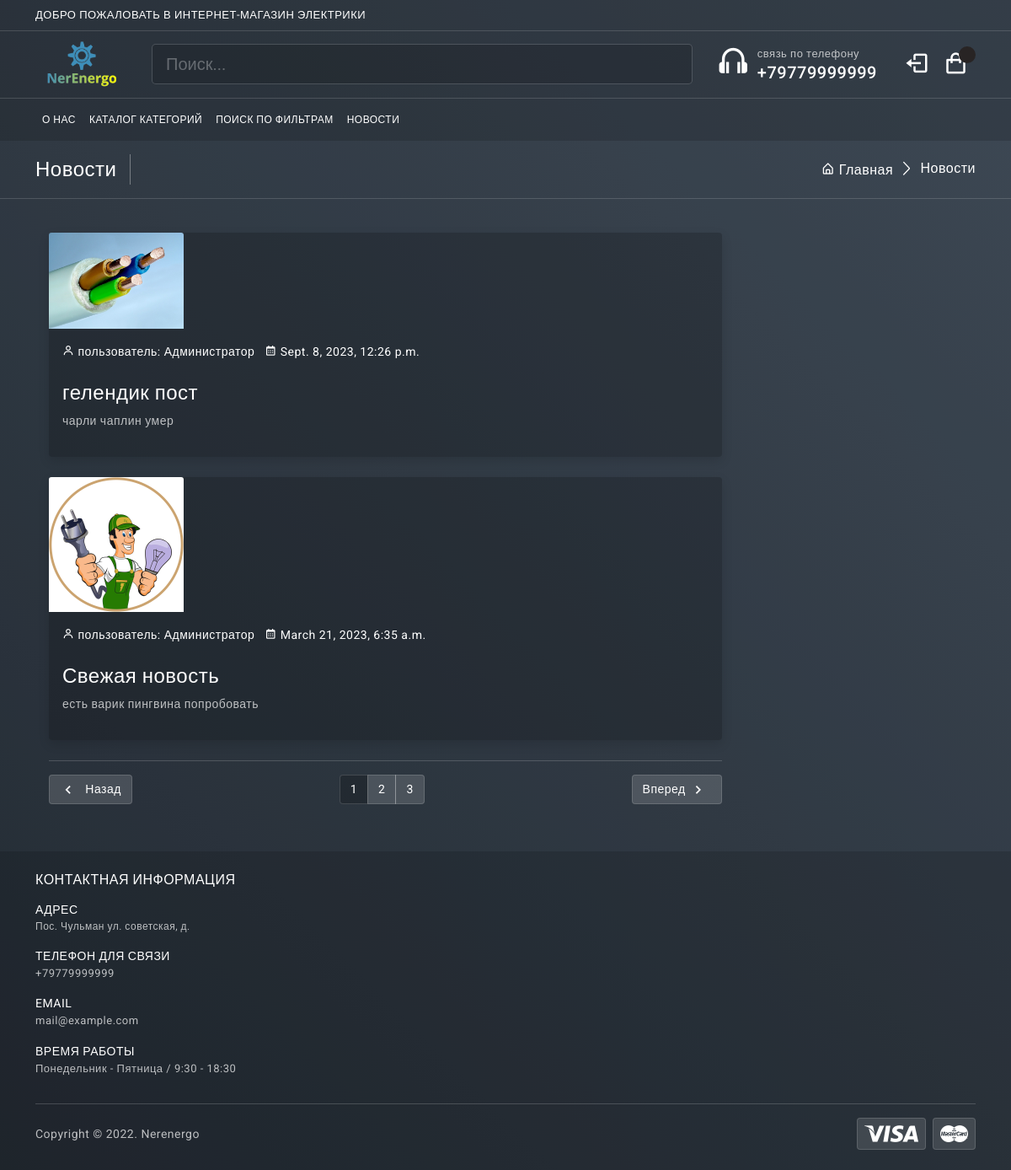
/blog (signed in), run on the app's committed database.
### accounts/models.py (models this page shows, shortened)
class Account(AbstractBaseUser):
    first_name = models.CharField(max_length=50)
    last_name = models.CharField(max_length=50)
    username = models.CharField(max_length=50, unique=True)
    email = models.EmailField(max_length=100, unique=True)
    Phone_number = models.CharField(max_length=50)
    is_admin = models.BooleanField(default=False)
    is_staff = models.BooleanField(default=False)
    is_active = models.BooleanField(default=False)
    is_superadmin = models.BooleanField(default=False)
    date_joined_for_format = models.DateTimeField(auto_now_add=True)
    last_login_for_format  = models.DateTimeField(auto_now_add=True)
    USERNAME_FIELD = 'email'
    REQUIRED_FIELDS = ['username', 'first_name', 'last_name']
    objects = AccountManger()

### mainapp/models.py (models this page shows, shortened)
class News(models.Model): #модель для написания постов на главное странице
	title = models.CharField(max_length=255, verbose_name='Наименование новости')
	image = models.ImageField(verbose_name='Изображение')
	description = models.TextField(verbose_name='текст новости', null=True)
	date_created = models.DateTimeField(auto_now_add = True)
	class Meta:
		verbose_name = 'Пост'
		verbose_name_plural = 'Посты'

### mainapp/views.py (the view)
# urls.py: path('blog', views.getnews, name='blog'),
def getnews(request):
    news_post = News.objects.all() [::-1]
    paginator = Paginator(news_post, 2)
    page = request.GET.get('page')
    paged_products = paginator.get_page(page)
    context = {
        'news_post' : news_post,
        'paged_products': paged_products
    }
    return render(request, 'mainapp/blog.html', context)

### mainapp/templates/mainapp/blog.html
{% extends 'mainapp/index.html' %}
{% block content %}
				<section class="py-3 border-bottom d-none d-md-flex">
					<div class="container">
						<div class="page-breadcrumb d-flex align-items-center">
							<div class="breadcrumb-title pe-3">Новости</div>
							<div class="ms-auto">
								<nav aria-label="breadcrumb">
									<ol class="breadcrumb mb-0 p-0">
										<li class="breadcrumb-item"><a href="{% url 'mainapp:index.html' %}"><i class="bx bx-home-alt"></i> Главная</a>
										</li>
										<li class="breadcrumb-item"><a href="javascript:;">Новости</a>
										</li>
									</ol>
								</nav>
							</div>
						</div>
					</div>
				</section>
				<section class="py-4">
					<div class="container">
						<div class="row">
							<div class="col-12 col-lg-9">
								<div class="blog-right-sidebar p-3">
									{% for post in paged_products %}
									<div class="card" >
										<div class="row">
											<div class="col">
												<img src="{{post.image.url}}" class="card-img-top" alt="">
											</div>
											<div>
												<div class="card-body" >
													<div class="list-inline">	<a href="javascript:;" class="list-inline-item"><i class='bx bx-user me-1'></i>пользователь: Администратор</a>
														<a href="javascript:;" class="list-inline-item"><i class='bx bx-calendar me-1'></i>{{post.date_created}}</a>
													</div>
													<h4 class="mt-4">{{post.title}}</h4>
													<p>{{post.description}}</p>
												</div>
											</div>
										</div>
									</div>
									{% endfor %}
									<hr>
									{% if paged_products.has_other_pages %}
									<nav class="d-flex justify-content-between" aria-label="Page navigation">
										<ul class="pagination">
											{% if paged_products.has_previous %}
											<li class="page-item"><a class="page-link" href="?page={{paged_products.previous_page_number}}"><i class='bx bx-chevron-left'></i> Назад</a>
											</li>
											{% else %}
											<li class="page-item"><a class="page-link" href="javascript:;"><i class='bx bx-chevron-left'></i> Назад</a>
											</li>
											{% endif %}
										</ul>
										<ul class="pagination">
											{% for x in paged_products.paginator.page_range %}
												{% if paged_products.number == x %}
													<li class="page-item active d-none d-sm-block"><a class="page-link" href="">{{x}}</a>
													{% else %}
													<li class="page-item d-none d-sm-block" aria-current="page"><a class="page-link" href="?page={{x}}">{{x}}</a></li>
													{% endif %}
											{% endfor %}
										</ul>
										<ul class="pagination">
											{% if paged_products.has_next %}
											<li class="page-item"><a class="page-link" href="?page={{paged_products.next_page_number}}{% if request.GET.q %}&q={{request.GET.q }}{% endif %}" aria-label="Next">Вперед <i class='bx bx-chevron-right'></i></a>
											</li>
											{% else %}
											<li class="page-item"><a class="page-link" href="" aria-label="Next">Вперед <i class='bx bx-chevron-right'></i></a>
											</li>
											{% endif %}
										</ul>
									</nav>
									{% endif %}
								</div>
							</div>
						</div>
					</div>
				</section>
{% endblock content %}

### static/mainapp/css/app.css (style rules this page uses)
body { background-image: radial-gradient(circle, rgba(80,163,191,1)0%, rgba(11,16,55,1)100%); font-size: 14px; letter-spacing: .5px; font-family: Roboto, sans-serif; }
a { text-decoration: none }
.page-link>i { vertical-align: middle; font-size: 1.3rem; margin-top: -1em; margin-bottom: -1em; margin-right: 5px; }
.breadcrumb-title { font-size: 24px; border-right: 1.5px solid rgb(255 255 255 / 34%); color: #fff; }
.page-breadcrumb .breadcrumb li.breadcrumb-item { font-size: 16px }
.page-breadcrumb .breadcrumb-item+.breadcrumb-item::before { display: inline-block; padding-right: .5rem; color: #ffffff; font-family: LineIcons; content: "\ea5c" }
body.bg-theme9 { background-image: linear-gradient(45deg, #29323c, #485563); }

### data on the page
News: image (picture), date_created "Sept. 8, 2023, 12:26 p.m.", title "гелендик пост", description "чарли чаплин умер"
News: image (picture), date_created "March 21, 2023, 6:35 a.m.", title "Свежая новость", description "есть варик пингвина попробовать"

### other printed values
{{ x }} "1"
{{ x }} "2" "3"
